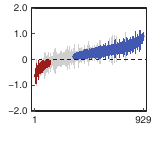

This chart was generated by the following R code:
rm(list = ls())
library(rstudioapi)
library(metafor)
library(ggplot2)
currentPath <- getSourceEditorContext()$path
charLocations <- gregexpr('/',currentPath)[[1]]
currentPath <- substring(currentPath,1,charLocations[length(charLocations)]-1)
setwd(currentPath)

##==== Function ====##
theme_custom <- function(){
  myTheme <- theme(panel.background = element_rect(fill = 'white',color = 'black',size = 0.5),
                   panel.grid = element_blank(),
                   legend.position = 'none',
                   plot.margin = margin(6,6,6,6),
                   plot.background = element_blank(),
                   axis.ticks = element_line(size = 0.3),
                   axis.ticks.length = unit(-0.15,'lines'),
                   axis.title.y = element_blank(),
                   axis.title.x = element_text(size = 7,margin = margin(2,0,0,0),face = 'bold'),
                   axis.text.y = element_text(size = 7,margin = margin(0,3,0,0),color = '#000000'),
                   axis.text.x = element_text(size = 7,margin = margin(4,0,0,0),color = '#000000'))
  return(myTheme)
}
CMYKtoRGB <- function(C,M,Y,K){
  Rc <- (1-C)*(1-K)
  Gc <- (1-M)*(1-K)
  Bc <- (1-Y)*(1-K)
  R <- as.character(as.hexmode((ceiling(Rc*255))))
  G <- as.character(as.hexmode((ceiling(Gc*255))))
  B <- as.character(as.hexmode((ceiling(Bc*255))))
  if(nchar(R) == 1){
    R <- paste0('0',R)
  }
  if(nchar(G) == 1){
    G <- paste0('0',G)
  }
  if(nchar(B) == 1){
    B <- paste0('0',B)
  }
  RGBColor <- paste0('#',R,G,B)
  return(RGBColor)
}
##==== Function ====##

load('BioData.R')
dataMatrix <- get('BioData')

# Prepare Data for drawing
dataMatrix <- dataMatrix[,c('yi','vi')]
dataMatrix <- dataMatrix[order(dataMatrix$yi),]
dataMatrix$vi <- sqrt(dataMatrix$vi)
selectIDs <- which((dataMatrix$yi <= quantile(dataMatrix$yi,0.98))&(dataMatrix$yi >= quantile(dataMatrix$yi,0.02))&(dataMatrix$vi < 0.3))
figData <- data.frame(Sample = seq(1,length(selectIDs)),Mean = dataMatrix$yi[selectIDs],SD = dataMatrix$vi[selectIDs])
extraFigData <- data.frame()
for(i in seq(1,nrow(figData))){
  if((figData[i,'Mean']+qnorm(0.975)*figData[i,'SD']) < 0){
    tempData <- figData[i,]
    tempData$Color <- CMYKtoRGB(0.1,0.91,0.91,0.35)
    extraFigData <- rbind(extraFigData,tempData)
  }
  if((figData[i,'Mean']-qnorm(0.975)*figData[i,'SD']) > 0){
    tempData <- figData[i,]
    tempData$Color <- CMYKtoRGB(0.84,0.67,0,0)
    extraFigData <- rbind(extraFigData,tempData)
  }
}
# Draw
fig_S13c <- ggplot()+
  geom_errorbar(data = figData,mapping = aes(x = Sample,ymin = Mean - qnorm(0.975)*SD,ymax = Mean + qnorm(0.975)*SD),
                color = '#C8C8C8',size = 0.1,width = 0)+
  geom_errorbar(data = extraFigData,mapping = aes(x = Sample,ymin = Mean - qnorm(0.975)*SD,ymax = Mean + qnorm(0.975)*SD),
                color = extraFigData$Color,size = 0.1,width = 0)+
  geom_point(data = extraFigData,mapping = aes(x = Sample,y = Mean),color = extraFigData$Color,size = 0.1)+
  geom_hline(yintercept = 0,linetype = 'dashed',color = '#000000',size = 0.3)+
  scale_x_continuous(limits = c(1,nrow(figData)),breaks = c(1,nrow(figData)),labels = c('1',as.character(nrow(dataMatrix))),expand = c(0.03,0.03))+
  scale_y_continuous(limits = c(-2,2),breaks = seq(-2,2,1),labels = c('-2.0','-1.0','0','1.0','2.0'),expand = c(0,0))+
  theme_custom()
outputFileName <- paste0(currentPath,'/fig_S13c.pdf')
pdf(file = outputFileName,width = 1.55,height = 1.46,colormodel = 'cmyk')
print(fig_S13c)
dev.off()
fig_S13c_Insert <- ggplot()+
  geom_histogram(data = figData,mapping = aes(x = Mean),binwidth = 0.04,fill = CMYKtoRGB(0.84,0.67,0,0))+
  geom_vline(xintercept = 0,size = 0.2,color = '#000000',linetype = 'dashed')+
  scale_x_continuous(limits = c(-0.96,0.96),breaks = seq(-0.8,0.8,0.8),labels = c('-0.8','0','0.8'),expand = c(0,0))+
  scale_y_continuous(limits = c(0,65),breaks = seq(0,60,30))+
  theme_custom()+
  theme(plot.margin = margin(2,2,2,2),
        axis.ticks.length = unit(-0.1,'lines'),
        axis.title.x = element_blank(),
        axis.title.y = element_blank(),
        axis.text.x = element_text(size = 6,margin = margin(2,0,0,0),color = '#000000'),
        axis.text.y = element_text(size = 6,margin = margin(0,2,0,0),color = '#000000'))
outputFileName <- paste0(currentPath,'/fig_S13c_Insert.pdf')
pdf(file = outputFileName,width = 0.56,height = 0.52,colormodel = 'cmyk')
print(fig_S13c_Insert)
dev.off()